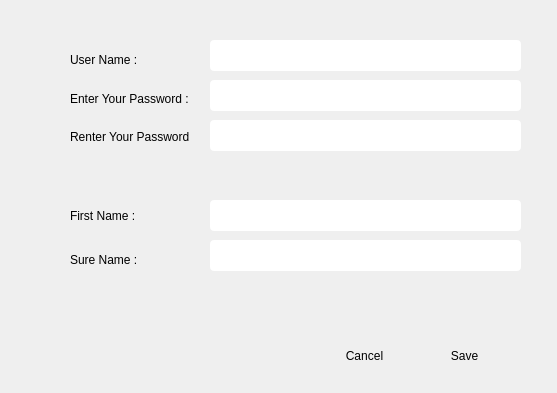
<?xml version="1.0" encoding="UTF-8"?>
<ui version="4.0">
 <class>SignUp</class>
 <widget class="QDialog" name="SignUp">
  <property name="geometry">
   <rect>
    <x>0</x>
    <y>0</y>
    <width>557</width>
    <height>393</height>
   </rect>
  </property>
  <property name="windowTitle">
   <string>SignUp</string>
  </property>
  <property name="styleSheet">
   <string notr="true"/>
  </property>
  <widget class="QLabel" name="lblUserName">
   <property name="geometry">
    <rect>
     <x>70</x>
     <y>44</y>
     <width>121</width>
     <height>31</height>
    </rect>
   </property>
   <property name="text">
    <string>User Name :</string>
   </property>
  </widget>
  <widget class="QLineEdit" name="txtbSureName">
   <property name="geometry">
    <rect>
     <x>210</x>
     <y>240</y>
     <width>311</width>
     <height>31</height>
    </rect>
   </property>
   <property name="toolTip">
    <string>Last Name
</string>
   </property>
   <property name="styleSheet">
    <string notr="true">border: none ;
border-radius:4px;</string>
   </property>
   <property name="maxLength">
    <number>20</number>
   </property>
  </widget>
  <widget class="QLabel" name="lblFirstName">
   <property name="geometry">
    <rect>
     <x>70</x>
     <y>200</y>
     <width>121</width>
     <height>31</height>
    </rect>
   </property>
   <property name="text">
    <string>First Name :</string>
   </property>
  </widget>
  <widget class="QLineEdit" name="txtbFirstName">
   <property name="geometry">
    <rect>
     <x>210</x>
     <y>200</y>
     <width>311</width>
     <height>31</height>
    </rect>
   </property>
   <property name="toolTip">
    <string>First Name
</string>
   </property>
   <property name="styleSheet">
    <string notr="true">border: none ;
border-radius:4px;</string>
   </property>
   <property name="maxLength">
    <number>20</number>
   </property>
  </widget>
  <widget class="QLabel" name="lblSureName">
   <property name="geometry">
    <rect>
     <x>70</x>
     <y>244</y>
     <width>121</width>
     <height>31</height>
    </rect>
   </property>
   <property name="text">
    <string>Sure Name :</string>
   </property>
  </widget>
  <widget class="QLineEdit" name="txtbUserName">
   <property name="geometry">
    <rect>
     <x>210</x>
     <y>40</y>
     <width>311</width>
     <height>31</height>
    </rect>
   </property>
   <property name="toolTip">
    <string>*user name with at least 8 and at most 12 characters
</string>
   </property>
   <property name="styleSheet">
    <string notr="true">border: none ;
border-radius:4px;</string>
   </property>
   <property name="maxLength">
    <number>12</number>
   </property>
  </widget>
  <widget class="QLabel" name="lblPassword">
   <property name="geometry">
    <rect>
     <x>70</x>
     <y>83</y>
     <width>121</width>
     <height>31</height>
    </rect>
   </property>
   <property name="text">
    <string>Enter Your Password :</string>
   </property>
  </widget>
  <widget class="QLineEdit" name="txtbPassword">
   <property name="geometry">
    <rect>
     <x>210</x>
     <y>80</y>
     <width>311</width>
     <height>31</height>
    </rect>
   </property>
   <property name="toolTip">
    <string>*user name with at least 8 and at most 12 characters
</string>
   </property>
   <property name="styleSheet">
    <string notr="true">border: none ;
border-radius:4px;</string>
   </property>
   <property name="maxLength">
    <number>16</number>
   </property>
  </widget>
  <widget class="QLabel" name="lblRePass">
   <property name="geometry">
    <rect>
     <x>70</x>
     <y>121</y>
     <width>121</width>
     <height>31</height>
    </rect>
   </property>
   <property name="text">
    <string>Renter Your Password :</string>
   </property>
  </widget>
  <widget class="QLineEdit" name="txtbRePass">
   <property name="geometry">
    <rect>
     <x>210</x>
     <y>120</y>
     <width>311</width>
     <height>31</height>
    </rect>
   </property>
   <property name="toolTip">
    <string>*user name with at least 8 and at most 12 characters
</string>
   </property>
   <property name="styleSheet">
    <string notr="true">border: none ;
border-radius:4px;</string>
   </property>
   <property name="maxLength">
    <number>16</number>
   </property>
  </widget>
  <widget class="QPushButton" name="btnSave">
   <property name="geometry">
    <rect>
     <x>424</x>
     <y>340</y>
     <width>81</width>
     <height>31</height>
    </rect>
   </property>
   <property name="cursor">
    <cursorShape>PointingHandCursor</cursorShape>
   </property>
   <property name="styleSheet">
    <string notr="true">border:none ;
border-radius:4px;</string>
   </property>
   <property name="text">
    <string>Save</string>
   </property>
  </widget>
  <widget class="QPushButton" name="btnCancel">
   <property name="geometry">
    <rect>
     <x>324</x>
     <y>340</y>
     <width>81</width>
     <height>31</height>
    </rect>
   </property>
   <property name="cursor">
    <cursorShape>PointingHandCursor</cursorShape>
   </property>
   <property name="styleSheet">
    <string notr="true">border:none ;
border-radius:4px;</string>
   </property>
   <property name="text">
    <string>Cancel</string>
   </property>
  </widget>
  <widget class="QLabel" name="label">
   <property name="geometry">
    <rect>
     <x>20</x>
     <y>322</y>
     <width>231</width>
     <height>51</height>
    </rect>
   </property>
   <property name="styleSheet">
    <string notr="true">color:red;</string>
   </property>
   <property name="text">
    <string/>
   </property>
  </widget>
 </widget>
 <tabstops>
  <tabstop>txtbUserName</tabstop>
  <tabstop>txtbPassword</tabstop>
  <tabstop>txtbRePass</tabstop>
  <tabstop>txtbFirstName</tabstop>
  <tabstop>txtbSureName</tabstop>
  <tabstop>btnSave</tabstop>
  <tabstop>btnCancel</tabstop>
 </tabstops>
 <resources/>
 <connections/>
</ui>
